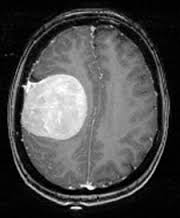
#> input picture brain3.png, 180 x 218 px, found by its file name
$ jupyter execute Brain-Tumor-Segmentation-Using-WaterShed-Algorithm.ipynb   (older library calls are emulated)
#> lines starting #> are read from the running program, lines starting #| are printed output that depends on the picture; after the words box and inside, x2 and y2 are one past the last pixel; in counts of white or black regions, pixels touching at a corner belong together
[cell 1]
import numpy as np
import cv2
import matplotlib.pyplot as plt
from skimage.morphology import watershed as skwater

[cell 2]
image=cv2.imread('C:/Users/raksh/OneDrive/Documents/Desktop/Datasets/brain3.png')
#> image is the input picture: shape (218, 180, 3); min 0, max 255, mean 75.8

[cell 3]
plt.imshow(image)
plt.show()

[cell 4]
def showimg(title,img,ctype):
  plt.figure(figsize=(5, 5))
  if ctype=='bgr':
    bgr=cv2.split(img)
    rgb_image=cv2.merge([r,g,b])
    plt.imshow(rgb_image)
  elif ctype=='hsv':
    rgb=cv2.cvtColor(img,cv2.COLOR_HSV2RGB)
    plt.imshow(rgb)
  elif ctype=='gray':
    plt.imshow(img,cmap='gray')
  elif ctype=='rgb':
    plt.imshow(img)
  else:
    raise Exception("Unknown colour")

  plt.title(title)
  plt.show()

[cell 5]
grayimg=cv2.cvtColor(image,cv2.COLOR_BGR2GRAY)
showimg('Brain MRI',grayimg,'gray')

# Median Filtering

[cell 6]
median_filter=cv2.medianBlur(grayimg,5)
plt.imshow(median_filter,cmap='gray')
plt.show()

# Thresholding Technique

[cell 7]
ret,thresh=cv2.threshold(grayimg,0,255,cv2.THRESH_OTSU)
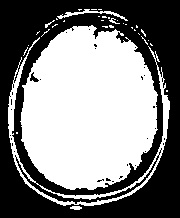
#> thresh: shape (218, 180); 50.9% white; 30 black regions (28 under 20 px), largest, box (x1, y1, x2, y2) and area: (0, 0, 180, 218) 19164, (30, 72, 39, 82) 41
#> ret = 74
showimg('Thresholding image',thresh,'gray')

[cell 8]
kernel=np.ones((3,3),np.uint8)
opening=cv2.morphologyEx(thresh,cv2.MORPH_OPEN,kernel,iterations=3)
#> opening: shape (218, 180); 43.8% white; 2 white regions, box (x1, y1, x2, y2) and area: (21, 26, 157, 189) 17138, (163, 101, 170, 110) 63

[cell 9]
surebg=cv2.dilate(opening,kernel,iterations=3)
#> surebg: shape (218, 180); 49.1% white; 1 white region, box (x1, y1, x2, y2) and area: (18, 23, 173, 192) 19285
plt.imshow(surebg,cmap='gray')
plt.show()

[cell 10]
distance_transform=cv2.distanceTransform(opening,cv2.DIST_L2,5)
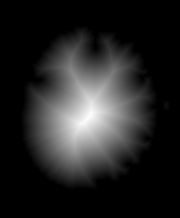
#> distance_transform: shape (218, 180) float32; min 0, max 61.36, mean 9; drawn with min black and max white
ret,surefg=cv2.threshold(distance_transform,0.7*distance_transform.max(),255,0)
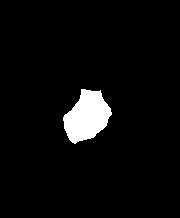
#> surefg: shape (218, 180) float32; 4.4% white; 1 white region, box (x1, y1, x2, y2) and area: (63, 89, 112, 144) 1724
#> ret = 42.95

plt.imshow(surefg,cmap='gray')
plt.show()

[cell 11]
surefg=np.uint8(surefg)
unknownregion=cv2.subtract(surebg,surefg)
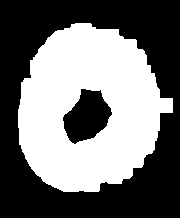
#> unknownregion: shape (218, 180); 44.8% white; 1 white region, box (x1, y1, x2, y2) and area: (18, 23, 173, 192) 17561

plt.imshow(unknownregion,cmap='gray')
plt.show()

# WaterShed Segmentation

[cell 12]
ret,markers=cv2.connectedComponents(surefg)
#> ret = 2
markers=markers+1

markers[unknownregion==255]=0
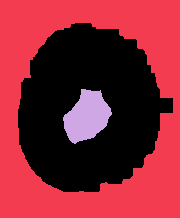
#> markers: shape (218, 180) int32; 3 distinct labels, from 0 to 2; one colour per label, 0 black
markers=cv2.watershed(image,markers)
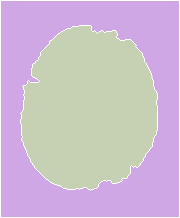
#> markers: shape (218, 180) int32; 3 distinct labels, from -1 to 2; one colour per label, 0 black, -1 white
image[markers== -1]=[255,0,0]
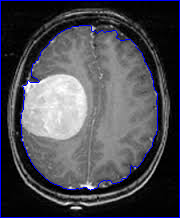
#> image: shape (218, 180, 3); 3.24% of pixels changed, all inside (x1, y1, x2, y2) = (0, 0, 180, 218)

[cell 13]
image2=cv2.cvtColor(image,cv2.COLOR_HSV2RGB)
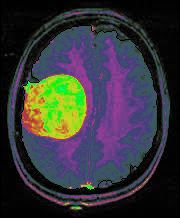
#> image2: shape (218, 180, 3); mean R, G, B 52.8, 53, 56.6
showimg('Watershed Segmented Image',image2,'gray')

[cell 14]
ret,markers=cv2.connectedComponents(thresh)
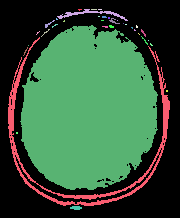
#> markers: shape (218, 180) int32; 36 distinct labels, from 0 to 35; one colour per label, 0 black
#> ret = 36
marker_area=[np.sum(markers==m) for m in range(np.max(markers)) if m!=0]
#> marker_area = 34 values, max 17529 at index 15, min 1 at index 12, mean 585.8
large=np.argmax(marker_area)+1
#> large = 16

maskimg=markers==large
#> maskimg: shape (218, 180) bool; 44.7% white; 1 white region, box (x1, y1, x2, y2) and area: (20, 25, 158, 190) 17529
brainarea=image.copy()
brainarea[maskimg==False] = (0,0,0)

[cell 15]
maskimg = np.uint8(maskimg)
kernel=np.ones((8,8),np.uint8)
closing=cv2.morphologyEx(maskimg,cv2.MORPH_CLOSE,kernel)
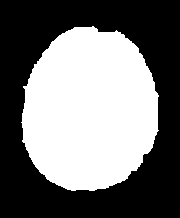
#> closing: shape (218, 180); values 0 (black) and 1 (white), 45.3% white; 1 white region, box (x1, y1, x2, y2) and area: (21, 26, 159, 191) 17793
showimg('Final Tumor Cell',closing,'gray')
